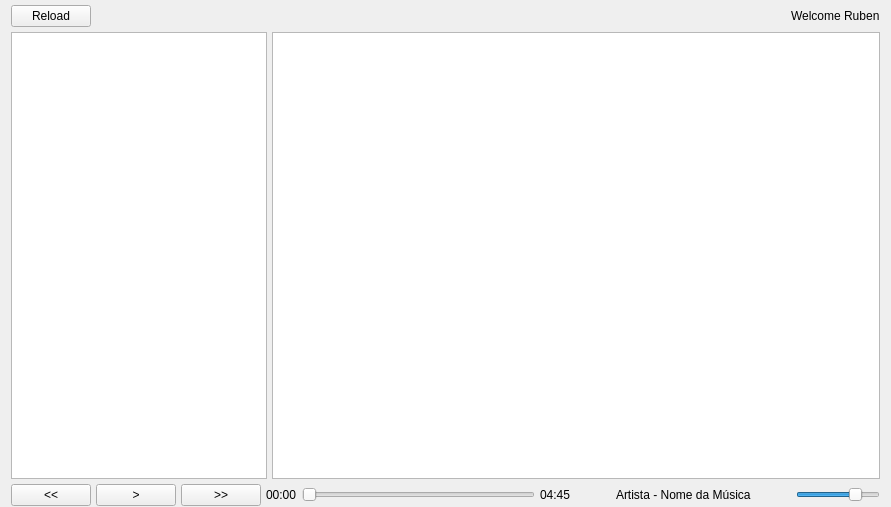
<?xml version="1.0" encoding="UTF-8"?>
<ui version="4.0">
 <class>Form</class>
 <widget class="QWidget" name="Form">
  <property name="geometry">
   <rect>
    <x>0</x>
    <y>0</y>
    <width>891</width>
    <height>507</height>
   </rect>
  </property>
  <property name="windowTitle">
   <string>Form</string>
  </property>
  <layout class="QHBoxLayout" name="horizontalLayout">
   <property name="topMargin">
    <number>5</number>
   </property>
   <property name="bottomMargin">
    <number>1</number>
   </property>
   <item>
    <layout class="QVBoxLayout" name="verticalLayout">
     <property name="spacing">
      <number>5</number>
     </property>
     <item>
      <layout class="QHBoxLayout" name="horizontalLayout_4">
       <property name="bottomMargin">
        <number>0</number>
       </property>
       <item>
        <widget class="QPushButton" name="pushButton_4">
         <property name="sizePolicy">
          <sizepolicy hsizetype="Fixed" vsizetype="Fixed">
           <horstretch>0</horstretch>
           <verstretch>0</verstretch>
          </sizepolicy>
         </property>
         <property name="text">
          <string>Reload</string>
         </property>
        </widget>
       </item>
       <item>
        <spacer name="horizontalSpacer_3">
         <property name="orientation">
          <enum>Qt::Horizontal</enum>
         </property>
         <property name="sizeHint" stdset="0">
          <size>
           <width>40</width>
           <height>20</height>
          </size>
         </property>
        </spacer>
       </item>
       <item>
        <widget class="QLabel" name="label_5">
         <property name="text">
          <string/>
         </property>
         <property name="pixmap">
          <pixmap>images/user-icon.png</pixmap>
         </property>
        </widget>
       </item>
       <item>
        <spacer name="horizontalSpacer_4">
         <property name="orientation">
          <enum>Qt::Horizontal</enum>
         </property>
         <property name="sizeType">
          <enum>QSizePolicy::Fixed</enum>
         </property>
         <property name="sizeHint" stdset="0">
          <size>
           <width>5</width>
           <height>5</height>
          </size>
         </property>
        </spacer>
       </item>
       <item>
        <widget class="QLabel" name="label_4">
         <property name="text">
          <string>Welcome Ruben</string>
         </property>
        </widget>
       </item>
      </layout>
     </item>
     <item>
      <layout class="QHBoxLayout" name="horizontalLayout_2">
       <property name="bottomMargin">
        <number>0</number>
       </property>
       <item>
        <widget class="QListWidget" name="listWidget">
         <property name="sizePolicy">
          <sizepolicy hsizetype="Minimum" vsizetype="Expanding">
           <horstretch>0</horstretch>
           <verstretch>0</verstretch>
          </sizepolicy>
         </property>
         <property name="styleSheet">
          <string notr="true">#listWidget {
    show-decoration-selected: 1; /* make the selection span the entire width of the view */
}

#listWidget::item:alternate {
    background: #EEEEEE;
}

#listWidget::item:selected {
    border: 1px solid #6a6ea9;
}

#listWidget::item:selected:!active {
    background: qlineargradient(x1: 0, y1: 0, x2: 0, y2: 1,
                                stop: 0 #ABAFE5, stop: 1 #8588B2);
}

#listWidget::item:selected:active {
    background: qlineargradient(x1: 0, y1: 0, x2: 0, y2: 1,
                                stop: 0 #6a6ea9, stop: 1 #888dd9);
}

#listWidget::item:hover {
    background: qlineargradient(x1: 0, y1: 0, x2: 0, y2: 1,
                                stop: 0 #FAFBFE, stop: 1 #DCDEF1);
}</string>
         </property>
        </widget>
       </item>
       <item>
        <widget class="QTableWidget" name="tableWidget">
         <property name="sizeAdjustPolicy">
          <enum>QAbstractScrollArea::AdjustToContents</enum>
         </property>
         <property name="editTriggers">
          <set>QAbstractItemView::NoEditTriggers</set>
         </property>
        </widget>
       </item>
      </layout>
     </item>
     <item>
      <layout class="QHBoxLayout" name="horizontalLayout_3">
       <property name="topMargin">
        <number>0</number>
       </property>
       <item>
        <widget class="QPushButton" name="pushButton">
         <property name="sizePolicy">
          <sizepolicy hsizetype="Minimum" vsizetype="Minimum">
           <horstretch>0</horstretch>
           <verstretch>0</verstretch>
          </sizepolicy>
         </property>
         <property name="text">
          <string>&lt;&lt;</string>
         </property>
        </widget>
       </item>
       <item>
        <widget class="QPushButton" name="pushButton_2">
         <property name="sizePolicy">
          <sizepolicy hsizetype="Fixed" vsizetype="Fixed">
           <horstretch>0</horstretch>
           <verstretch>0</verstretch>
          </sizepolicy>
         </property>
         <property name="text">
          <string>&gt;</string>
         </property>
        </widget>
       </item>
       <item>
        <widget class="QPushButton" name="pushButton_3">
         <property name="sizePolicy">
          <sizepolicy hsizetype="Fixed" vsizetype="Fixed">
           <horstretch>0</horstretch>
           <verstretch>0</verstretch>
          </sizepolicy>
         </property>
         <property name="text">
          <string>&gt;&gt;</string>
         </property>
        </widget>
       </item>
       <item>
        <widget class="QLabel" name="label_2">
         <property name="text">
          <string>00:00</string>
         </property>
        </widget>
       </item>
       <item>
        <widget class="QSlider" name="horizontalSlider_2">
         <property name="sizePolicy">
          <sizepolicy hsizetype="Expanding" vsizetype="Fixed">
           <horstretch>0</horstretch>
           <verstretch>0</verstretch>
          </sizepolicy>
         </property>
         <property name="orientation">
          <enum>Qt::Horizontal</enum>
         </property>
        </widget>
       </item>
       <item>
        <widget class="QLabel" name="label_3">
         <property name="text">
          <string>04:45</string>
         </property>
        </widget>
       </item>
       <item>
        <spacer name="horizontalSpacer">
         <property name="orientation">
          <enum>Qt::Horizontal</enum>
         </property>
         <property name="sizeType">
          <enum>QSizePolicy::Minimum</enum>
         </property>
         <property name="sizeHint" stdset="0">
          <size>
           <width>40</width>
           <height>20</height>
          </size>
         </property>
        </spacer>
       </item>
       <item>
        <widget class="QLabel" name="label">
         <property name="text">
          <string>Artista - Nome da Música</string>
         </property>
        </widget>
       </item>
       <item>
        <spacer name="horizontalSpacer_2">
         <property name="orientation">
          <enum>Qt::Horizontal</enum>
         </property>
         <property name="sizeType">
          <enum>QSizePolicy::Minimum</enum>
         </property>
         <property name="sizeHint" stdset="0">
          <size>
           <width>40</width>
           <height>20</height>
          </size>
         </property>
        </spacer>
       </item>
       <item>
        <widget class="QSlider" name="horizontalSlider">
         <property name="sizePolicy">
          <sizepolicy hsizetype="Fixed" vsizetype="Fixed">
           <horstretch>0</horstretch>
           <verstretch>0</verstretch>
          </sizepolicy>
         </property>
         <property name="value">
          <number>75</number>
         </property>
         <property name="orientation">
          <enum>Qt::Horizontal</enum>
         </property>
        </widget>
       </item>
      </layout>
     </item>
    </layout>
   </item>
  </layout>
 </widget>
 <resources/>
 <connections/>
</ui>
